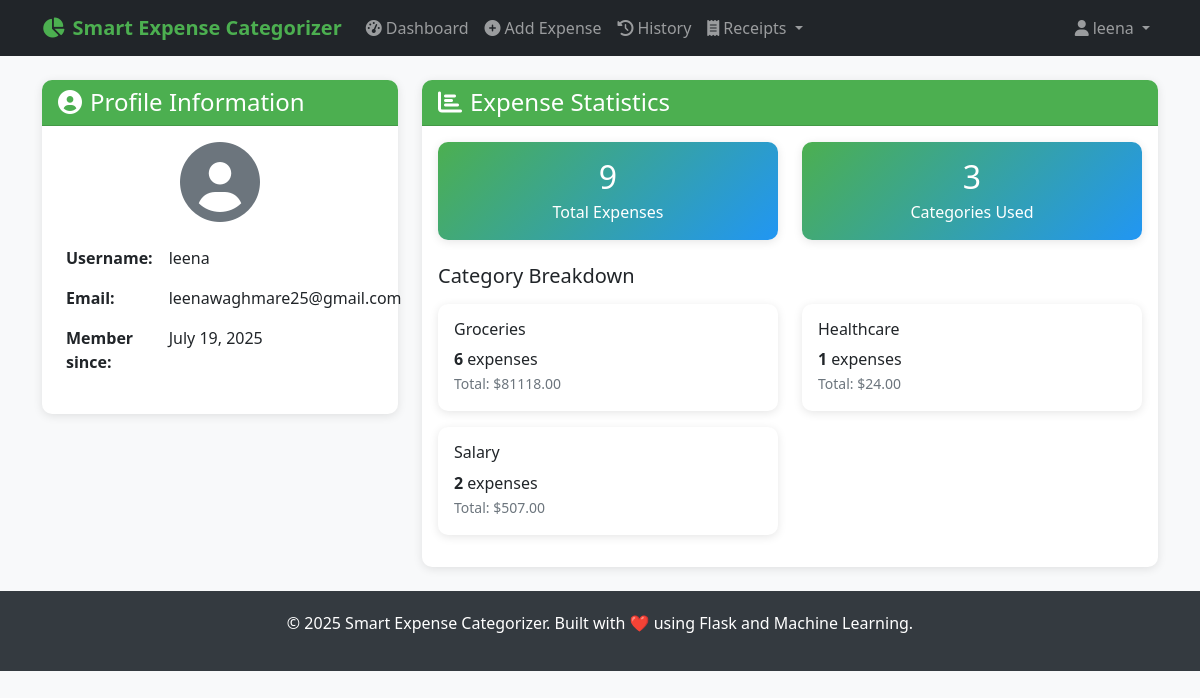
/auth/profile (signed in), run on the app's committed database.
### PYTHON/models.py (models this page shows, shortened)
class User(UserMixin, db.Model):
    __tablename__ = 'users'
    id = db.Column(db.String(36), primary_key=True, default=lambda: str(uuid.uuid4()))
    username = db.Column(db.String(80), unique=True, nullable=False, index=True)
    email = db.Column(db.String(120), unique=True, nullable=False, index=True)
    password_hash = db.Column(db.String(255), nullable=False)
    created_at = db.Column(db.DateTime, default=datetime.utcnow)
    is_active = db.Column(db.Boolean, default=True)
    expenses = db.relationship('Expense', backref='user', lazy='dynamic', cascade='all, delete-orphan')
    def get_expense_stats(self):
        total_expenses = self.expenses.count()
        categories = db.session.query(
            Expense.predicted_category,
            db.func.count(Expense.id).label('count'),
            db.func.sum(Expense.amount).label('total')
        ).filter_by(user_id=self.id).group_by(Expense.predicted_category).all()
        return {
            'total_expenses': total_expenses,
            'categories': [
                {
                    'category': cat.predicted_category,
                    'count': cat.count,
                    'total': float(cat.total) if cat.total else 0.0
                }
                for cat in categories
            ]
        }

class Expense(db.Model):
    __tablename__ = 'expenses'
    id = db.Column(db.String(36), primary_key=True, default=lambda: str(uuid.uuid4()))
    user_id = db.Column(db.String(36), db.ForeignKey('users.id'), nullable=False, index=True)
    description = db.Column(db.Text, nullable=False)
    amount = db.Column(db.Numeric(10, 2), nullable=True)
    predicted_category = db.Column(db.String(100), nullable=False, index=True)
    confidence_score = db.Column(db.Float, nullable=False)
    model_predictions = db.Column(db.JSON)  # Store individual model predictions
    created_at = db.Column(db.DateTime, default=datetime.utcnow, index=True)
    updated_at = db.Column(db.DateTime, default=datetime.utcnow, onupdate=datetime.utcnow)
    user_feedback = db.Column(db.String(100), nullable=True)  # User can correct the category
    is_correct = db.Column(db.Boolean, nullable=True)  # User can mark if prediction was correct
    source = db.Column(db.String(50), nullable=True, default='manual')  # 'manual', 'receipt_upload', 'api'
    expense_metadata = db.Column(db.JSON, nullable=True)  # Store receipt data, OCR confidence, etc.
    date = db.Column(db.DateTime, nullable=True)  # Expense date (can be different from created_at)

### PYTHON/auth.py (the view)
@auth_bp.route('/profile')
@login_required
def profile():
    stats = current_user.get_expense_stats()
    return render_template('auth/profile.html', user=current_user, stats=stats)

### PYTHON/app.py (called while the page is built)
def init_extensions(app):
    db.init_app(app)
    login_manager = LoginManager()
    login_manager.init_app(app)
    login_manager.login_view = 'auth.login'
    login_manager.login_message = 'Please log in to access this page.'
    login_manager.login_message_category = 'info'
    login_manager.session_protection = 'strong'
    @login_manager.user_loader
    def load_user(user_id):
        try:
            return User.query.get(user_id)
        except Exception:
            return None

def add_security_headers(app):
    @app.after_request
    def set_security_headers(response):
        if hasattr(app.config, 'SECURITY_HEADERS'):
            for header, value in app.config['SECURITY_HEADERS'].items():
                response.headers[header] = value
        response.headers['X-Content-Type-Options'] = 'nosniff'
        response.headers['X-Frame-Options'] = 'DENY'
        response.headers['X-XSS-Protection'] = '1; mode=block'
        return response

def register_context_processors(app):
    @app.context_processor
    def inject_now():
        return {'now': datetime.now()}

### PYTHON/templates/auth/profile.html (shortened to what this page needs)
{% extends "base.html" %}
{% block content %}
<div class="row">
    <div class="col-md-4">
        <div class="card">
            <div class="card-header">
                <h4 class="mb-0">
                    <i class="fas fa-user-circle me-2"></i>Profile Information
                </h4>
            </div>
            <div class="card-body">
                <div class="text-center mb-3">
                    <i class="fas fa-user-circle fa-5x text-muted"></i>
                </div>
                <table class="table table-borderless">
                    <tr>
                        <td><strong>Username:</strong></td>
                        <td>{{ user.username }}</td>
                    </tr>
                    <tr>
                        <td><strong>Email:</strong></td>
                        <td>{{ user.email }}</td>
                    </tr>
                    <tr>
                        <td><strong>Member since:</strong></td>
                        <td>{{ user.created_at.strftime('%B %d, %Y') }}</td>
                    </tr>
                </table>
            </div>
        </div>
    </div>
    <div class="col-md-8">
        <div class="card">
            <div class="card-header">
                <h4 class="mb-0">
                    <i class="fas fa-chart-bar me-2"></i>Expense Statistics
                </h4>
            </div>
            <div class="card-body">
                <div class="row mb-4">
                    <div class="col-md-6">
                        <div class="stats-card card text-center p-3">
                            <h2 class="mb-1">{{ stats.total_expenses }}</h2>
                            <p class="mb-0">Total Expenses</p>
                        </div>
                    </div>
                    <div class="col-md-6">
                        <div class="stats-card card text-center p-3">
                            <h2 class="mb-1">{{ stats.categories|length }}</h2>
                            <p class="mb-0">Categories Used</p>
                        </div>
                    </div>
                </div>
                {% if stats.categories %}
                    <h5 class="mb-3">Category Breakdown</h5>
                    <div class="row">
                        {% for category in stats.categories %}
                            <div class="col-md-6 mb-3">
                                <div class="card">
                                    <div class="card-body">
                                        <h6 class="card-title">{{ category.category }}</h6>
                                        <p class="card-text">
                                            <strong>{{ category.count }}</strong> expenses
                                            {% if category.total > 0 %}
                                                <br><small class="text-muted">Total: ${{ "%.2f"|format(category.total) }}</small>
                                            {% endif %}
                                        </p>
                                    </div>
                                </div>
                            </div>
                        {% endfor %}
                    </div>
                {% else %}
                    <div class="text-center text-muted">
                        <i class="fas fa-chart-bar fa-3x mb-3"></i>
                        <p>No expenses recorded yet. <a href="{{ url_for('main.predict') }}">Add your first expense</a>!</p>
                    </div>
                {% endif %}
            </div>
        </div>
    </div>
</div>
{% endblock %}

### PYTHON/templates/base.html (shortened to what this page needs)
<!DOCTYPE html>
<html lang="en">
<head>
    <link href="https://cdn.jsdelivr.net/npm/bootstrap@5.1.3/dist/css/bootstrap.min.css" rel="stylesheet">
    <link href="https://cdnjs.cloudflare.com/ajax/libs/font-awesome/6.0.0/css/all.min.css" rel="stylesheet">
</head>
<body>
    <nav class="navbar navbar-expand-lg navbar-dark bg-dark">
        <div class="container">
            <a class="navbar-brand" href="{{ url_for('main.index') }}">
                <i class="fas fa-chart-pie me-2"></i>Smart Expense Categorizer
            </a>
            <div class="collapse navbar-collapse" id="navbarNav">
                <ul class="navbar-nav me-auto">
                    {% if current_user.is_authenticated %}
                        <li class="nav-item">
                            <a class="nav-link" href="{{ url_for('main.dashboard') }}">
                                <i class="fas fa-tachometer-alt me-1"></i>Dashboard
                            </a>
                        </li>
                        <li class="nav-item">
                            <a class="nav-link" href="{{ url_for('main.predict') }}">
                                <i class="fas fa-plus-circle me-1"></i>Add Expense
                            </a>
                        </li>
                        <li class="nav-item">
                            <a class="nav-link" href="{{ url_for('main.expenses') }}">
                                <i class="fas fa-history me-1"></i>History
                            </a>
                        </li>
                        <li class="nav-item dropdown">
                            <a class="nav-link dropdown-toggle" href="#" id="receiptDropdown" role="button" data-bs-toggle="dropdown">
                                <i class="fas fa-receipt me-1"></i>Receipts
                            </a>
                        </li>
                    {% endif %}
                </ul>
                <ul class="navbar-nav">
                    {% if current_user.is_authenticated %}
                        <li class="nav-item dropdown">
                            <a class="nav-link dropdown-toggle" href="#" id="navbarDropdown" role="button" data-bs-toggle="dropdown">
                                <i class="fas fa-user me-1"></i>{{ current_user.username }}
                            </a>
                        </li>
                    {% endif %}
                </ul>
            </div>
        </div>
    </nav>
    <main class="container my-4">
        {% block content %}{% endblock %}
    </main>
    <footer class="footer mt-auto">
        <div class="container text-center">
            <p>&copy; {{ now.year }} Smart Expense Categorizer. Built with ❤️ using Flask and Machine Learning.</p>
        </div>
    </footer>
</body>
</html>

### PYTHON/templates/base.html (style rules this page uses)
:root { --primary-color: #4CAF50; --secondary-color: #45a049; --accent-color: #2196F3; --danger-color: #f44336; --warning-color: #ff9800; --success-color: #4CAF50; --info-color: #2196F3; }
body { background-color: #f8f9fa; font-family: 'Segoe UI', Tahoma, Geneva, Verdana, sans-serif; }
.navbar-brand { font-weight: bold; color: var(--primary-color) !important; }
.card { box-shadow: 0 2px 10px rgba(0,0,0,0.1); border: none; border-radius: 10px; }
.card-header { background-color: var(--primary-color); color: white; border-radius: 10px 10px 0 0 !important; }
.footer { background-color: #343a40; color: white; padding: 20px 0; margin-top: 50px; }
.stats-card { background: linear-gradient(135deg, var(--primary-color), var(--accent-color)); color: white; }

### data on the page
User: username "leena", email "leenawaghmare25@gmail.com", created_at "July 19, 2025"
Expense: category "Healthcare", count "1", total "24.00"

### other printed values
{{ stats.total_expenses }} "9"
{{ stats.categories|length }} "3"
{{ category.category }} "Groceries" "Salary"
{{ category.count }} "6" "2"
{{ "%.2f"|format(category.total) }} "81118.00" "507.00"
